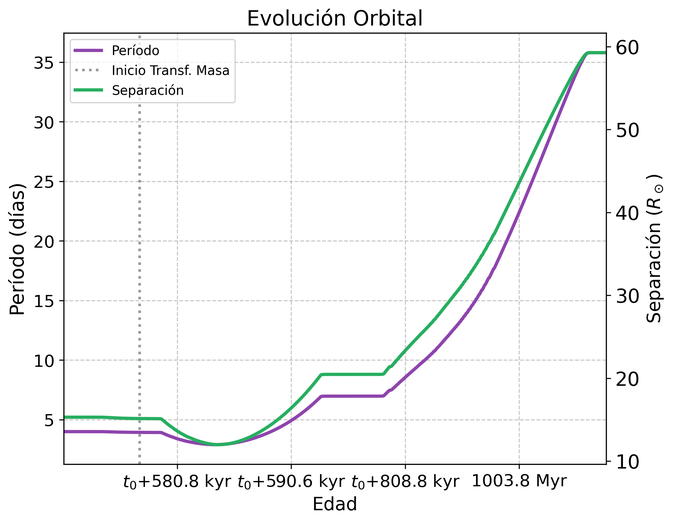
#> input picture Analysis/visualization/orbital_evolution.png, 674 x 523 px, shrunk from 2167 x 1681 before the run, found by its file name
$ python build_macrofigure.py
#> lines starting #> are read from the running program, lines starting #| are printed output that depends on the picture
import os
from PIL import Image

script_dir = '/Users/pauverdeguer/TFM/Analysis/visualization'

# Open images
orbit = Image.open(os.path.join(script_dir, 'orbital_evolution.png'))
#> orbit is the input picture: PIL image 674x523 RGBA; mean R, G, B, A 246.1, 246.6, 246.7, 255
mdot = Image.open(os.path.join(script_dir, 'mass_transfer_rate.png'))
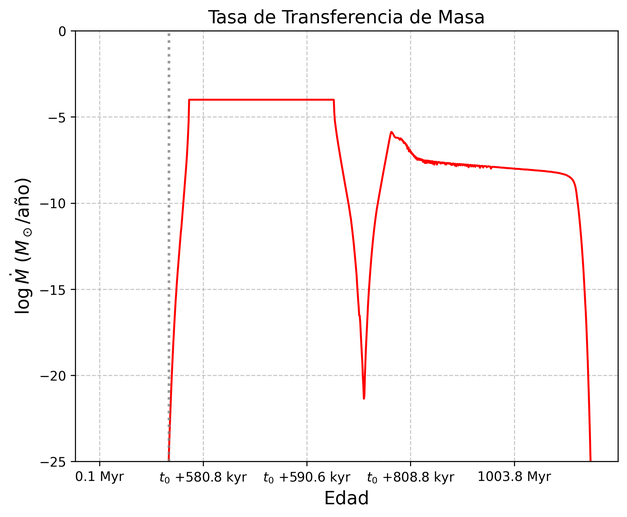
#> input picture Analysis/visualization/mass_transfer_rate.png, 627 x 517 px, shrunk from 2015 x 1664 before the run, found by its file name
#> mdot is the input picture: PIL image 627x517 RGBA; mean R, G, B, A 250, 247.6, 247.6, 255
hr = Image.open(os.path.join(script_dir, 'hr_diagram.png'))
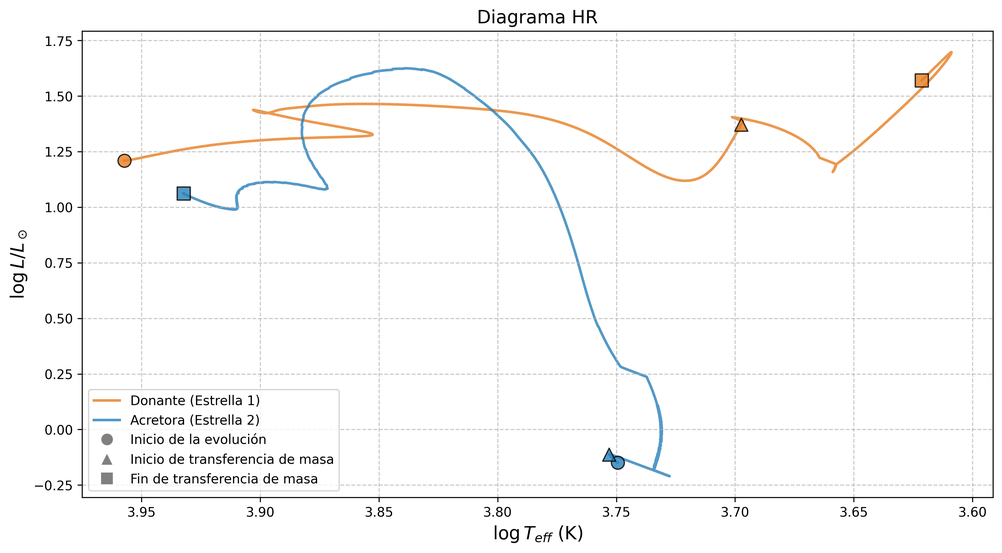
#> input picture Analysis/visualization/hr_diagram.png, 1002 x 553 px, shrunk from 3223 x 1780 before the run, found by its file name
#> hr is the input picture: PIL image 1002x553 RGBA; mean R, G, B, A 249.2, 249, 248.8, 255
rad = Image.open(os.path.join(script_dir, 'radio_vs_rlof.png'))
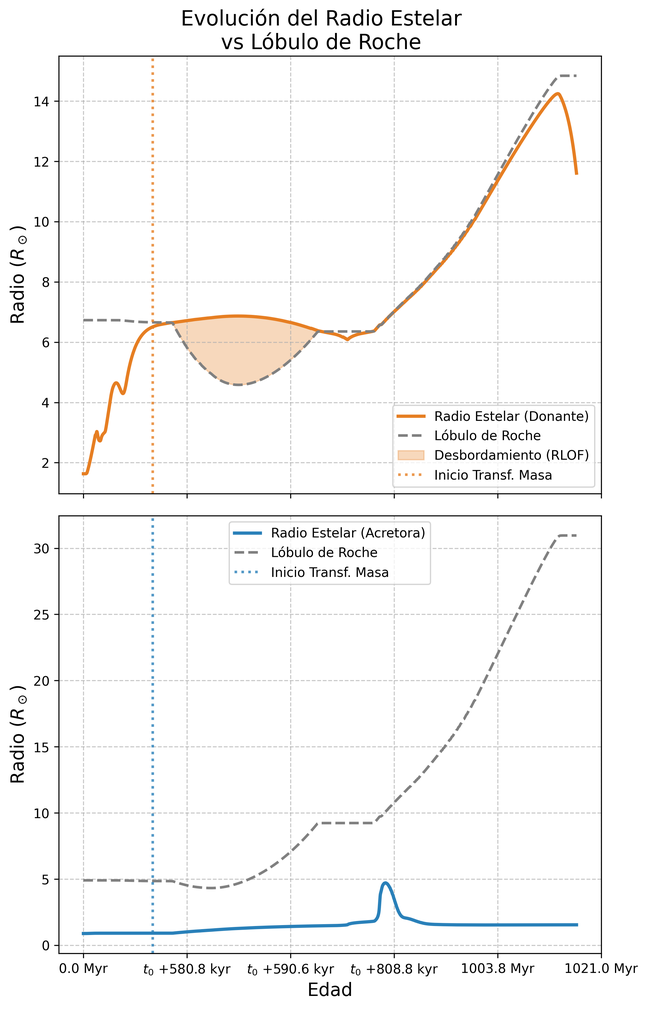
#> input picture Analysis/visualization/radio_vs_rlof.png, 647 x 1009 px, shrunk from 2080 x 3246 before the run, found by its file name
#> rad is the input picture: PIL image 647x1009 RGBA; mean R, G, B, A 247.9, 247.5, 247, 255
abund = Image.open(os.path.join(script_dir, 'central_abundances.png'))
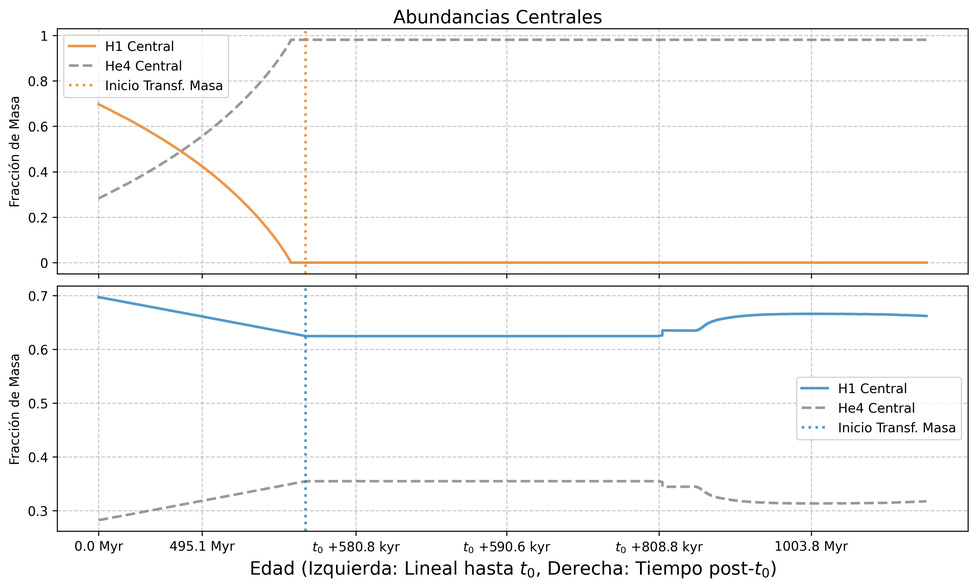
#> input picture Analysis/visualization/central_abundances.png, 977 x 588 px, shrunk from 3143 x 1892 before the run, found by its file name
#> abund is the input picture: PIL image 977x588 RGBA; mean R, G, B, A 247.1, 247, 246.9, 255
kipp = Image.open(os.path.join(script_dir, 'kippenhahn_combined.png'))
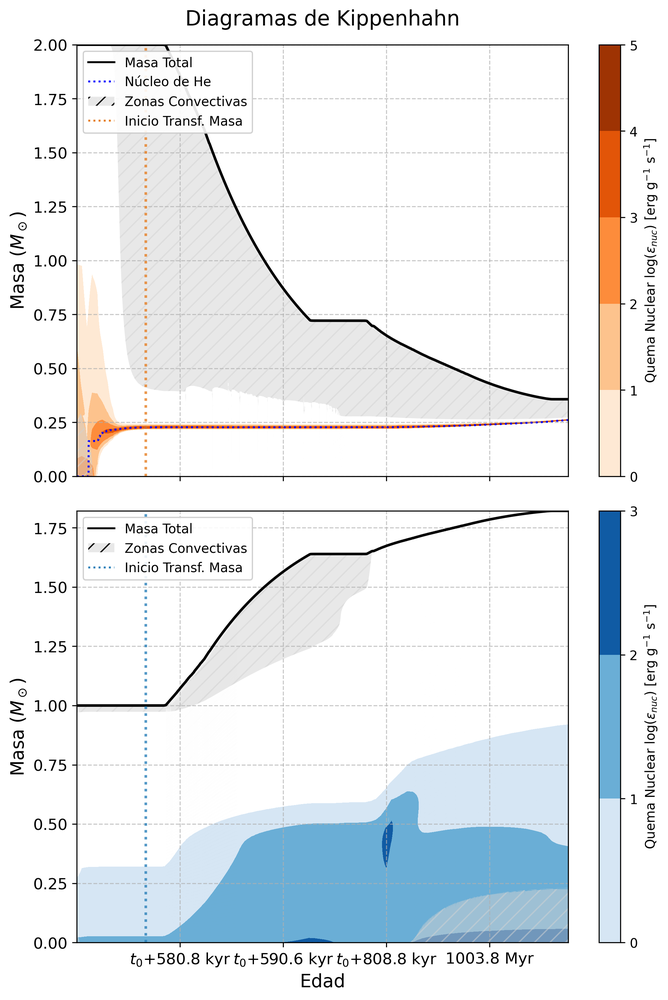
#> input picture Analysis/visualization/kippenhahn_combined.png, 668 x 1000 px, shrunk from 2149 x 3216 before the run, found by its file name
#> kipp is the input picture: PIL image 668x1000 RGBA; mean R, G, B, A 231.9, 235.5, 238, 255

# Convert all to RGB
for name in ['orbit', 'mdot', 'hr', 'rad', 'abund', 'kipp']:
    img = locals()[name]
    if img.mode != 'RGB':
        locals()[name] = img.convert('RGB')

GAP = 30  # pixels gap between plots

# ============================================================
# MACROFIGURE 1: "Evolución del sistema"
# Layout:
#   Row 1: orbital_evolution | mass_transfer_rate  (side by side)
#   Row 2: hr_diagram (full width, centered)
# ============================================================

# Scale top row plots to same height
top_h1 = max(orbit.height, mdot.height)
#> top_h1 = 523
orbit_scaled = orbit.resize((int(orbit.width * top_h1 / orbit.height), top_h1), Image.LANCZOS)
mdot_scaled = mdot.resize((int(mdot.width * top_h1 / mdot.height), top_h1), Image.LANCZOS)

row1_w = orbit_scaled.width + GAP + mdot_scaled.width
#> row1_w = 1338
row1_h = top_h1
#> row1_h = 523

# Scale HR to match row1 width
hr_scale = row1_w / hr.width
#> hr_scale = 1.34
hr_scaled = hr.resize((row1_w, int(hr.height * hr_scale)), Image.LANCZOS)

total_w1 = row1_w
#> total_w1 = 1338
total_h1 = row1_h + GAP + hr_scaled.height
#> total_h1 = 1291

canvas1 = Image.new('RGB', (total_w1, total_h1), 'white')
#> canvas1: PIL image 1338x1291 RGB; every value is 255
canvas1.paste(orbit_scaled, (0, 0))
canvas1.paste(mdot_scaled, (orbit_scaled.width + GAP, 0))
canvas1.paste(hr_scaled, (0, row1_h + GAP))
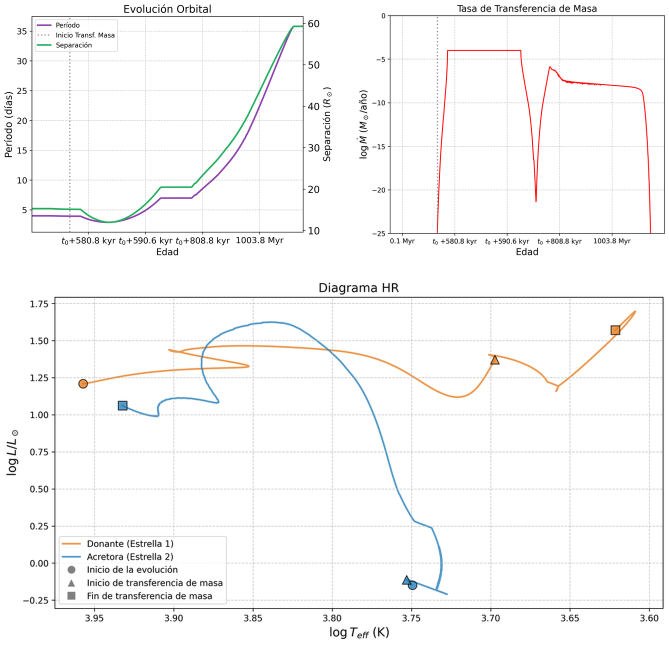
#> canvas1: PIL image 1338x1291 RGB (shown at 1/2 size); mean R, G, B 248.7, 248.2, 248.1

out_dir = '/Users/pauverdeguer/TFM/TeX/Imagenes'
os.makedirs(out_dir, exist_ok=True)

canvas1.save(os.path.join(out_dir, 'macrofigure_1.png'), dpi=(300, 300))
print(f"Macrofigure 1 saved at {out_dir}")

# ============================================================
# MACROFIGURE 2: "Estructura estelar"
# Layout:
#   Row 1: radio_vs_rlof | kippenhahn_combined  (side by side)
#   Row 2: central_abundances (full width, centered)
# ============================================================

# Scale top row to same height
top_h2 = max(rad.height, kipp.height)
#> top_h2 = 1009
rad_scaled = rad.resize((int(rad.width * top_h2 / rad.height), top_h2), Image.LANCZOS)
kipp_scaled = kipp.resize((int(kipp.width * top_h2 / kipp.height), top_h2), Image.LANCZOS)

row1_w2 = rad_scaled.width + GAP + kipp_scaled.width
#> row1_w2 = 1351
row1_h2 = top_h2
#> row1_h2 = 1009

# Scale abundances to match row1 width
abund_scale = row1_w2 / abund.width
#> abund_scale = 1.38
abund_scaled = abund.resize((row1_w2, int(abund.height * abund_scale)), Image.LANCZOS)

total_w2 = row1_w2
#> total_w2 = 1351
total_h2 = row1_h2 + GAP + abund_scaled.height
#> total_h2 = 1852

canvas2 = Image.new('RGB', (total_w2, total_h2), 'white')
#> canvas2: PIL image 1351x1852 RGB; every value is 255
canvas2.paste(rad_scaled, (0, 0))
canvas2.paste(kipp_scaled, (rad_scaled.width + GAP, 0))
canvas2.paste(abund_scaled, (0, row1_h2 + GAP))
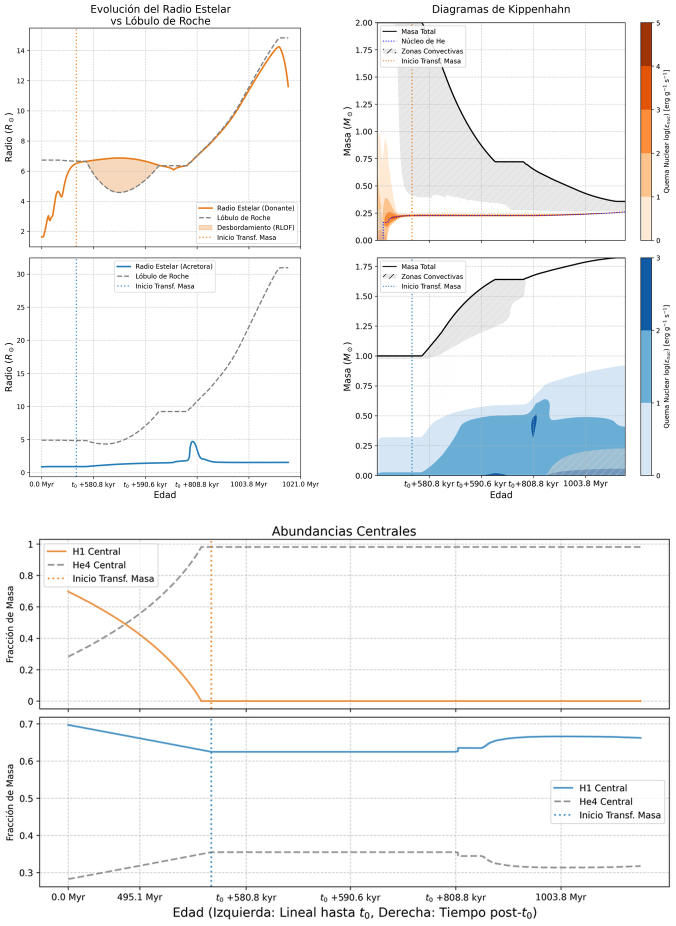
#> canvas2: PIL image 1351x1852 RGB (shown at 1/2 size); mean R, G, B 243.2, 244, 244.5

canvas2.save(os.path.join(out_dir, 'macrofigure_2.png'), dpi=(300, 300))
print(f"Macrofigure 2 saved at {out_dir}")

# Report aspect ratios
print(f"\nMacrofigure 1 aspect ratio: {total_w1/total_h1:.2f} (target ~0.70 for portrait A4)")
#| Macrofigure 1 aspect ratio: 1.04 (target ~0.70 for portrait A4)
print(f"Macrofigure 2 aspect ratio: {total_w2/total_h2:.2f} (target ~0.70 for portrait A4)")
#| Macrofigure 2 aspect ratio: 0.73 (target ~0.70 for portrait A4)
